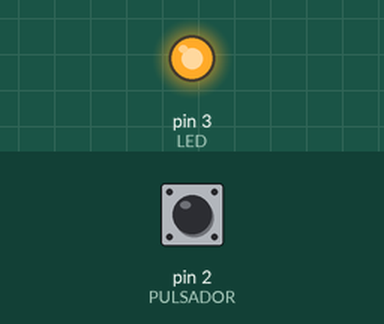
Bench run of a sketch on a simulated Arduino Uno, built with avr-gcc and run on an emulated ATmega328P. Parts: output pins drawn as LEDs (lit = HIGH). Inputs (shaded band) come from the test bench; at power-on: pin 2 (PULSADOR) LOW.

Above: at 1.2 s.
1.3 s: pin 2 (PULSADOR) pulled HIGH for 0.15 s
At 2.5 s:
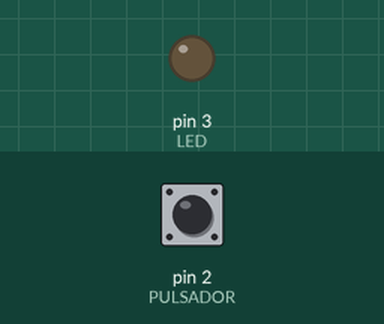
2.9 s: pin 2 (PULSADOR) pulled HIGH for 1 s
At 4.9 s:
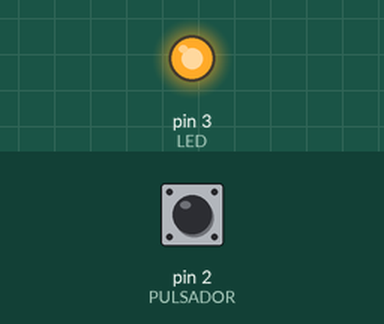
5.4 s: pin 2 (PULSADOR) pulled HIGH for 3.2 s
At 9.7 s:
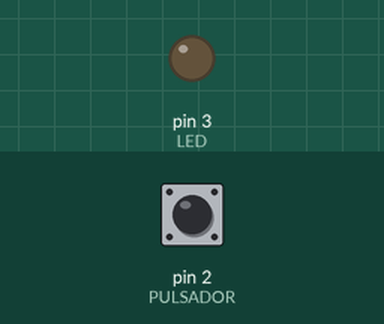
Timing chart, 0 to 11.2 s (numbered marks = the images above; inputs shaded):
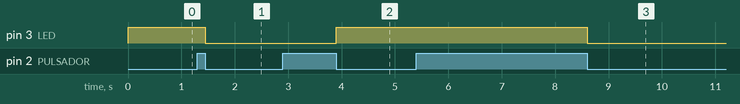

The sketch:

p2.ino
```cpp
int PULSADOR = 2;
int LED=3;
int ESTADO=LOW;

void setup(){

pinMode(PULSADOR, INPUT);
pinMode(LED, OUTPUT);
digitalWrite(LED, LOW);

 }

void loop (){

while(digitalRead(PULSADOR) == HIGH){   // espera infinitamente hasta que se presione el pulsador
 }

ESTADO = digitalRead(LED);    // leo estado del LED para saber si esta encendido o apagado
digitalWrite(LED, !ESTADO);     // escribo en la salida el valor apuesto al leido con anterioridad

while(digitalRead(PULSADOR) == LOW){   // espera como funcion antirebote simple
 }

}
```

Measured:
- after the input at 1.3 s, pin 3 (LED): HIGH → LOW after 0.15 s
- after the input at 2.9 s, pin 3 (LED): LOW → HIGH after 1.0 s
- after the input at 5.4 s, pin 3 (LED): HIGH → LOW after 3.2 s
